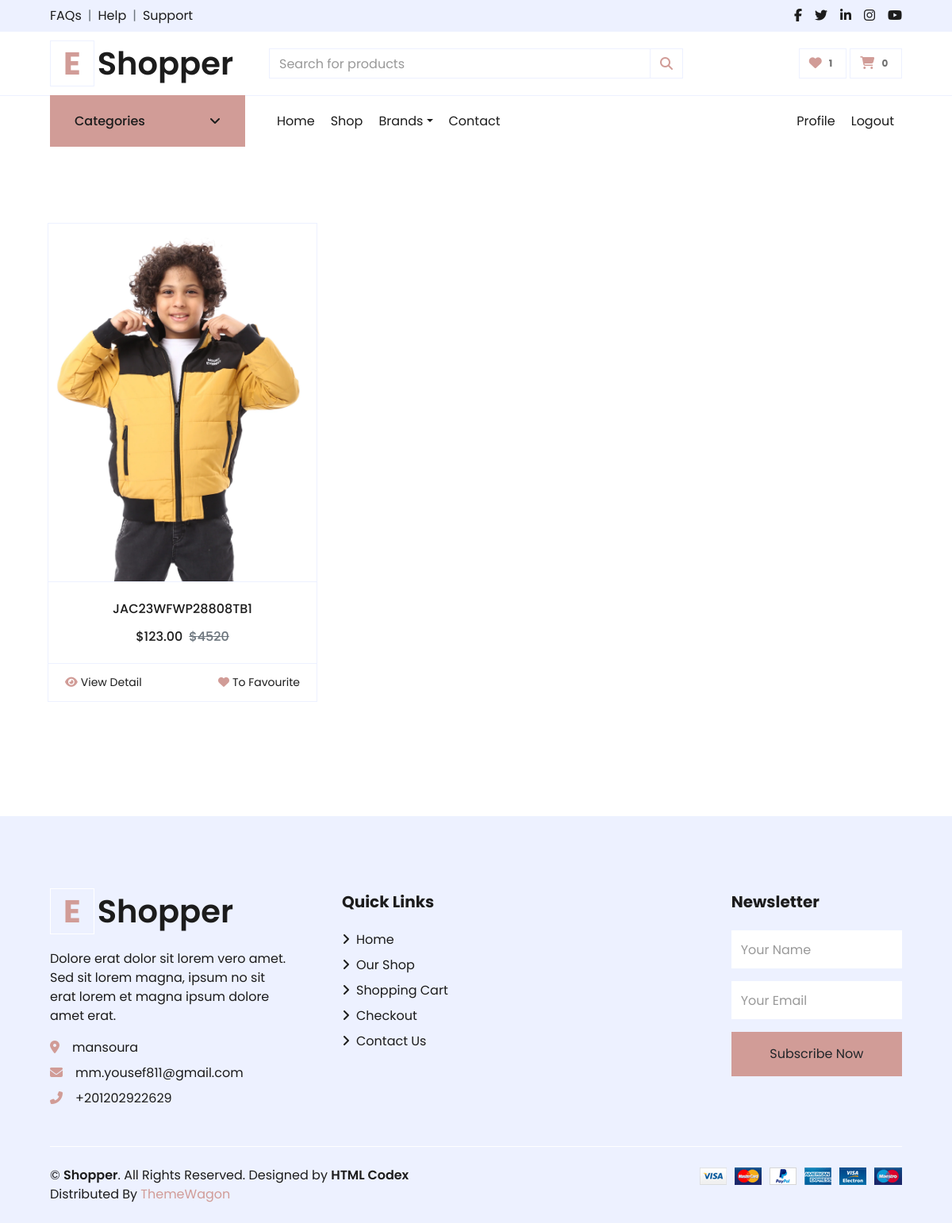
The page /accounts/favourite/ (signed in) on the database its author committed.
### settings/models.py (models this page shows, shortened)
class Settings(models.Model):
    site_name = models.CharField( max_length=50)
    logo = models.ImageField( upload_to='setting/')
    phone = models.CharField( max_length=30)
    email = models.EmailField( max_length=254)
    description = models.TextField(max_length=1000)
    fb_link = models.URLField( max_length=200)
    twitter_link = models.URLField( max_length=200)
    instagram_link = models.URLField( max_length=200)
    address = models.CharField( max_length=50)
    get_in_touch = models.TextField(max_length=1000)

### products/models.py (models this page shows, shortened)
class Product(models.Model):
    name = models.CharField(unique=True, max_length=50)
    image = models.ImageField(upload_to='product/')
    stock = models.IntegerField(default=1)
    price = models.IntegerField(default=0)
    discount = models.IntegerField(default=0)
    description = models.TextField(max_length=10000)
    created_at = models.DateTimeField( default=timezone.now)
    slug = models.SlugField(null=True,blank=True , unique=True)
    views = models.PositiveIntegerField(default=0)
    is_available = models.BooleanField(default=True)
    tags = TaggableManager()
    subcategory = models.ForeignKey("Subcategory",related_name='product_subcategory',null=True,blank=True, on_delete=models.CASCADE)
    PRDBrand = models.ForeignKey('Brand' ,related_name='product_brand', on_delete=models.CASCADE , blank=True, null=True ,verbose_name=_("Brand "))
    like = models.ManyToManyField(User , blank=True,related_name='product_favourite')
    class Meta:
        ordering = ["name"]
    def get_absolute_url(self):
        return reverse("product_detail", args=[self.slug])
    def __str__(self):
        return self.name

### accounts/views.py (the view)
# urls.py: path('favourite/' , views.favourite , name="favourite" ),
def favourite(request):
    products = Product.objects.filter(like=request.user)
    paginator = Paginator(products,6)
    page = request.GET.get('page')
    paged_product = paginator.get_page(page)
    return render(request , 'profile/favourite.html',{'products':paged_product})

### accounts/favourite_context.py (called while the page is built)
def counter(request):
    product_count = 0
    if request.user.is_authenticated:
        if 'admin' in request.path:
            return{}
        else :
            try :
                user_favourites = Product.objects.filter(like=request.user)
                product_count = user_favourites.count()
            except Product.DoesNotExist:
                product_count=0
    return dict(product_count=product_count)

### carts/cart_context.py (called while the page is built)
def cart_count(request):
    cart_counter = 0
    if 'admin' in request.path:
        return{}
    else:
        try:
            cart = Cart.objects.filter(cart_id=_cart_id(request))
            cart_items = CartItem.objects.all().filter(cart=cart[:1])
            for cart_item in cart_items:
                cart_counter += cart_item.quantity
        except Cart.DoesNotExist :
            cart_counter = 0
    return dict(cart_counter=cart_counter)

### carts/views.py (called while the page is built)
def _cart_id(request):
    cart = request.session.session_key
    if not cart:
        cart = request.session.create()
    return cart

### products/models.py (called while the page is built)
    def get_url(self):
        return reverse('product_by_subcategory',args=[self.id])

    def get_url(self):
        return reverse('product_by_brand',args=[self.slug])

    def __str__(self):
        return self.BRDName

### products/product_context.py (called while the page is built)
def category_nav(request):
    categories = Category.objects.all()
    brands = Brand.objects.all()
    context = {
        'categories':categories,
        'brands':brands
    }
    return context

### accounts/templates/profile/favourite.html (shortened to what this page needs)
{% extends 'base.html' %}
{% load static %}
{% block body %}
<div class="container py-5">
    <div class="col-lg-12 col-md-12">
        <div class="row pb-3">
            {% if products %}
            {% for product in products %}
            <div class="col-lg-4 col-md-6 col-sm-12 pb-1">
                <div class="card product-item border-0 mb-4">
                    <div class="card-header product-img position-relative overflow-hidden bg-transparent border p-0">
                        <img class="img-fluid w-100" src="{{product.image.url}}" alt="">
                    </div>
                    <div class="card-body border-left border-right text-center p-0 pt-4 pb-3">
                        <h6 class="text-truncate mb-3">{{product}}</h6>
                        <div class="d-flex justify-content-center">
                            <h6>$123.00</h6>
                            <h6 class="text-muted ml-2"><del>${{product.price}}</del></h6>
                        </div>
                    </div>
                    <div class="card-footer d-flex justify-content-between bg-light border">
                        <a href="{{product.get_absolute_url}}" class="btn btn-sm text-dark p-0"><i
                                class="fas fa-eye text-primary mr-1"></i>View Detail</a>
                        {% if request.user in product.like.all %}
                        <a href="{% url 'add_to_favourit' product.id%}" class="btn btn-sm text-dark p-0"><i
                                class="fa-solid fa-heart text-primary mr-1"></i>To Favourite</a>
                        {% else %}
                        <a href="{% url 'add_to_favourit' product.id%}" class="btn btn-sm text-dark p-0"><i
                                class="fa-regular fa-heart text-primary mr-1"></i>To Favourite</a>
                        {% endif %}
                    </div>
                </div>
            </div>
            {% endfor %}
            {% else %}
            <div class="col-12 text-center">
                <h2>Nothing Found , No Favourite Products</h2>
            </div>
            {% endif %}
            <div class="col-12 pb-1">
            </div>
        </div>
    </div>
</div>
{% endblock %}

### templates/base.html (shortened to what this page needs)
{% load static %}
<!DOCTYPE HTML>
<html lang="en">
<head>
    <link href="https://cdnjs.cloudflare.com/ajax/libs/font-awesome/5.10.0/css/all.min.css" rel="stylesheet">
    <link href="{% static 'lib/owlcarousel/assets/owl.carousel.min.css'%}" rel="stylesheet">
    <link href="{% static 'css/style.css'%}" rel="stylesheet">
    <link href="{% static 'css/all.min.css'%}" rel="stylesheet">
</head>
<body>
    <div class="container-fluid">
        <div class="row bg-secondary py-2 px-xl-5">
            <div class="col-lg-6 d-none d-lg-block">
                <div class="d-inline-flex align-items-center">
                    <a class="text-dark" href="{% url 'contact'%}">FAQs</a>
                    <span class="text-muted px-2">|</span>
                    <a class="text-dark" href="{% url 'contact'%}">Help</a>
                    <span class="text-muted px-2">|</span>
                    <a class="text-dark" href="{% url 'contact'%}">Support</a>
                </div>
            </div>
            <div class="col-lg-6 text-center text-lg-right">
                <div class="d-inline-flex align-items-center">
                    <a class="text-dark px-2" href="{{about_site.fb_link}}">
                        <i class="fab fa-facebook-f"></i>
                    </a>
                    <a class="text-dark px-2" href="{{about_site.twitter_link}}">
                        <i class="fab fa-twitter"></i>
                    </a>
                    <a class="text-dark px-2" href="">
                        <i class="fab fa-linkedin-in"></i>
                    </a>
                    <a class="text-dark px-2" href="{{about_site.instagram_link}}">
                        <i class="fab fa-instagram"></i>
                    </a>
                    <a class="text-dark pl-2" href="">
                        <i class="fab fa-youtube"></i>
                    </a>
                </div>
            </div>
        </div>
        <div class="row align-items-center py-3 px-xl-5">
            <div class="col-lg-3 d-none d-lg-block">
                <a href="/" class="text-decoration-none">
                    <h1 class="m-0 display-5 font-weight-semi-bold"><span
                            class="text-primary font-weight-bold border px-3 mr-1">E</span>{{about_site.site_name}}</h1>
                </a>
            </div>
            <div class="col-lg-6 col-6 text-left">
                <form action="{% url 'search'%}">
                    <div class="input-group">
                        <input type="text" name="q" class="form-control" placeholder="Search for products">
                        <div class="input-group-append">
                            <span class="input-group-text bg-transparent text-primary">
                                <i class="fa fa-search"></i>
                            </span>
                        </div>
                    </div>
                </form>
            </div>
            <div class="col-lg-3 col-6 text-right">
                <a href="{% url 'favourite'%}" class="btn border">
                    <i class="fas fa-heart text-primary"></i>
                    <span class="badge">{{product_count}}</span>
                </a>
                <a href="{% url 'cart'%}" class="btn border">
                    <i class="fas fa-shopping-cart text-primary"></i>
                    <span class="badge">{{cart_counter}}</span>
                </a>
            </div>
        </div>
    </div>
    <div class="container-fluid mb-5">
        <div class="row border-top px-xl-5">
            <div class="col-lg-3 d-none d-lg-block">
                <a class="btn shadow-none d-flex align-items-center justify-content-between bg-primary text-white w-100"
                    data-toggle="collapse" href="#navbar-vertical"
                    style="height: 65px; margin-top: -1px; padding: 0 30px;">
                    <h6 class="m-0">Categories</h6>
                    <i class="fa fa-angle-down text-dark"></i>
                </a>
            </div>
            <div class="col-lg-9">
                <nav class="navbar navbar-expand-lg bg-light navbar-light py-3 py-lg-0 px-0">
                    <div class="collapse navbar-collapse justify-content-between" id="navbarCollapse">
                        <div class="navbar-nav mr-auto py-0">
                            <a href="/" class="nav-item nav-link {% if request.path == '/' %}active{% endif %}">Home</a>
                            <a href="{% url 'product_list' %}"
                                class="nav-item nav-link {% if request.path == '/products/' %}active{% endif %} ">Shop</a>
                            <div class="nav-item dropdown">
                                <a href="#"
                                    class="nav-link dropdown-toggle {% if request.path == '/product_by_brand/' %}active{% endif %}"
                                    data-toggle="dropdown">Brands</a>
                            </div>
                            <a href="{% url 'contact'%}"
                                class="nav-item nav-link  {% if request.path == '/contact/' %}active{% endif %}">Contact</a>
                        </div>
                        {% if user.is_authenticated %}
                        <div class="navbar-nav ml-auto py-0">
                            <a href="{% url 'profile'%}" class="nav-item nav-link">Profile</a>
                            <a href="{% url 'logout' %}" class="nav-item nav-link">Logout</a>
                        </div>
                        {% else %}
                        <div class="navbar-nav ml-auto py-0">
                            <a href="{% url 'login' %}" class="nav-item nav-link">Login</a>
                            <a href="{% url 'register' %}" class="nav-item nav-link">Register</a>
                        </div>
                        {% endif %}
                    </div>
                </nav>
            </div>
        </div>
    </div>
    {% block body %}
    {% endblock body %}
    <div class="container-fluid bg-secondary text-dark mt-5 pt-5">
        <div class="row px-xl-5 pt-5">
            <div class="col-lg-4 col-md-12 mb-5 pr-3 pr-xl-5">
                <a href="/" class="text-decoration-none">
                    <h1 class="mb-4 display-5 font-weight-semi-bold"><span
                            class="text-primary font-weight-bold border border-white px-3 mr-1">E</span>{{about_site.site_name}}
                    </h1>
                </a>
                <p>{{about_site.description}}</p>
                <p class="mb-2"><i class="fa fa-map-marker-alt text-primary mr-3"></i>{{about_site.address}}</p>
                <p class="mb-2"><i class="fa fa-envelope text-primary mr-3"></i>{{about_site.email}}</p>
                <p class="mb-0"><i class="fa fa-phone-alt text-primary mr-3"></i>{{about_site.phone}}</p>
            </div>
            <div class="col-lg-8 col-md-12">
                <div class="row">
                    <div class="col-md-8 mb-5">
                        <h5 class="font-weight-bold text-dark mb-4">Quick Links</h5>
                        <div class="d-flex flex-column justify-content-start">
                            <a class="text-dark mb-2" href="/"><i class="fa fa-angle-right mr-2"></i>Home</a>
                            <a class="text-dark mb-2" href="{% url 'product_list'%}"><i class="fa fa-angle-right mr-2"></i>Our
                                Shop</a>
                            <a class="text-dark mb-2" href="{% url 'cart'%}"><i class="fa fa-angle-right mr-2"></i>Shopping
                                Cart</a>
                            <a class="text-dark mb-2" href="#"><i
                                    class="fa fa-angle-right mr-2"></i>Checkout</a>
                            <a class="text-dark" href="{% url 'contact'%}"><i class="fa fa-angle-right mr-2"></i>Contact
                                Us</a>
                        </div>
                    </div>
                    <div class="col-md-4 mb-5">
                        <h5 class="font-weight-bold text-dark mb-4">Newsletter</h5>
                        <form action="">
                            <div class="form-group">
                                <input type="text" class="form-control border-0 py-4" placeholder="Your Name"
                                    required="required" />
                            </div>
                            <div class="form-group">
                                <input type="email" class="form-control border-0 py-4" placeholder="Your Email"
                                    required="required" />
                            </div>
                            <div>
                                <button class="btn btn-primary btn-block border-0 py-3" type="submit">Subscribe
                                    Now</button>
                            </div>
                        </form>
                    </div>
                </div>
            </div>
        </div>
        <div class="row border-top border-light mx-xl-5 py-4">
            <div class="col-md-6 px-xl-0">
                <p class="mb-md-0 text-center text-md-left text-dark">
                    &copy; <a class="text-dark font-weight-semi-bold" href="/">{{about_site.site_name}}</a>. All Rights
                    Reserved.
                    Designed
                    by
                    <a class="text-dark font-weight-semi-bold" href="https://htmlcodex.com">HTML Codex</a><br>
                    Distributed By <a href="https://themewagon.com" target="_blank">ThemeWagon</a>
                </p>
            </div>
            <div class="col-md-6 px-xl-0 text-center text-md-right">
                <img class="img-fluid" src="{% static 'img/payments.png'%}" alt="">
            </div>
        </div>
    </div>
</body>
</html>

### rows shown on the page
Settings: site_name "Shopper", description "Dolore erat dolor sit lorem vero amet. Sed sit lorem magna, ipsum no sit erat lorem et magna ipsum dolore amet erat.", address "mansoura", email "mm.yousef811@gmail.com", phone "+201202922629"
Product: image (picture), name "JAC23WFWP28808TB1", price "4520", shows "To Favourite"

### other values the page prints
{{ product_count }} "1"
{{ cart_counter }} "0"
